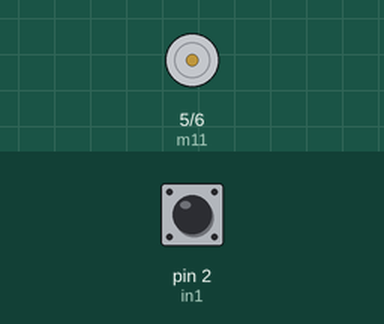
Bench run of a sketch on a simulated Arduino Uno, built with avr-gcc and run on an emulated ATmega328P. Parts: motor-driver pin pairs drawn as motors (green arrow = first pin HIGH = forward, orange = second pin HIGH = backward, longer = more drive, scaled by the enable pin). The inputs (shaded band) are chosen by the test bench; at power-on: pin 2 (in1) LOW. What the sketch prints to the serial monitor is not drawn.

Above: at 1.2 s.
1.3 s: pin 2 (in1) driven HIGH
At 1.9 s:
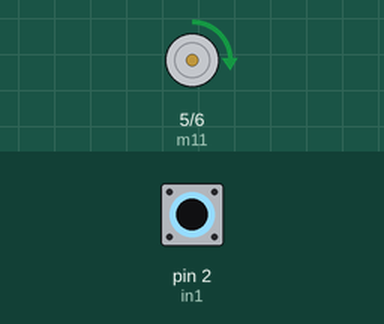
2.8 s: pin 2 (in1) driven LOW
At 4.5 s:
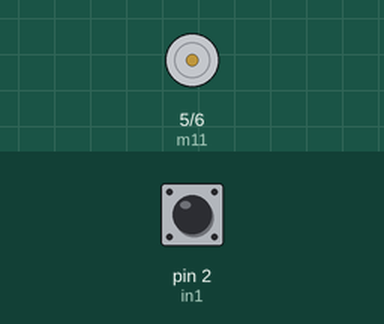
4.8 s: pin 2 (in1) pulsed HIGH 2 times (0.12 s each, 0.3 s apart)
At 5.6 s:
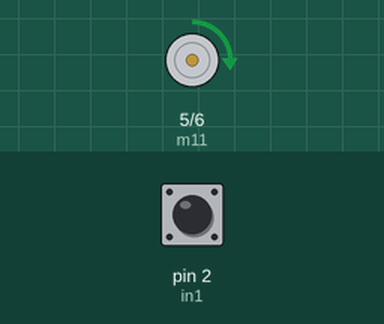
8.4 s: pin 2 (in1) pulsed HIGH 5 times (0.12 s each, 0.3 s apart)
At 11.3 s:
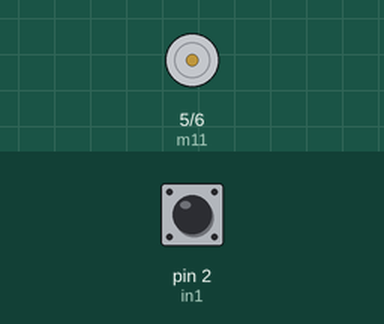
Timing chart, 0 to 12.8 s (numbered marks = the images above; inputs shaded):
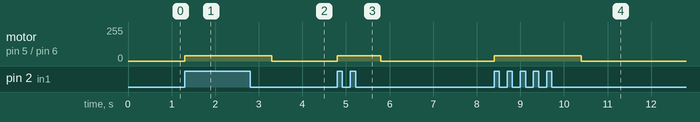

The sketch:

controlV1.ino
```cpp
// Program pentru control motor dc
// Driver DRV8833
// 10.04.2021.
byte in1 = 2;              // Se declara pinul pentru intrare start.
byte m11 = 5;              // Se declara pinul 1 pentru motor 1
byte m12 = 6;              // Se declara pinul 2 pentru motor 2
byte en = 7;               // Se declara pinul pentru coditionare driver
int MAX_PWM_VOLTAGE = 40;
void setup()
{
Serial.begin(9600);
pinMode(in1,INPUT);
pinMode(m11,OUTPUT);
pinMode(m12,OUTPUT);
digitalWrite(m11, LOW);
digitalWrite(m12,LOW);
pinMode(en, OUTPUT);


}

void loop()
{
  if (digitalRead(in1)==HIGH)
  {
    Serial.print("START");
    digitalWrite(m12, LOW);
    analogWrite(m11, MAX_PWM_VOLTAGE);
    digitalWrite(en, HIGH);
    delay(1000);
  }
  else
  {
    digitalWrite(m12,LOW);
    digitalWrite(m12,LOW);
    digitalWrite(en, LOW);
    Serial.print("Stop");
    delay(5);
  }

}
```

Measured:
- after the input at 1.3 s, motor on pin 5 (m11) / pin 6 (m12): stopped → forward 40/255 at once
- after the input at 2.8 s, motor on pin 5 (m11) / pin 6 (m12): forward 40/255 → stopped after 0.50 s
- after the input at 4.8 s, motor on pin 5 (m11) / pin 6 (m12): stopped → forward 40/255 at once, → stopped 1.0 s later
- after the input at 8.4 s, motor on pin 5 (m11) / pin 6 (m12): stopped → forward 40/255 at once, → stopped 2.0 s later
